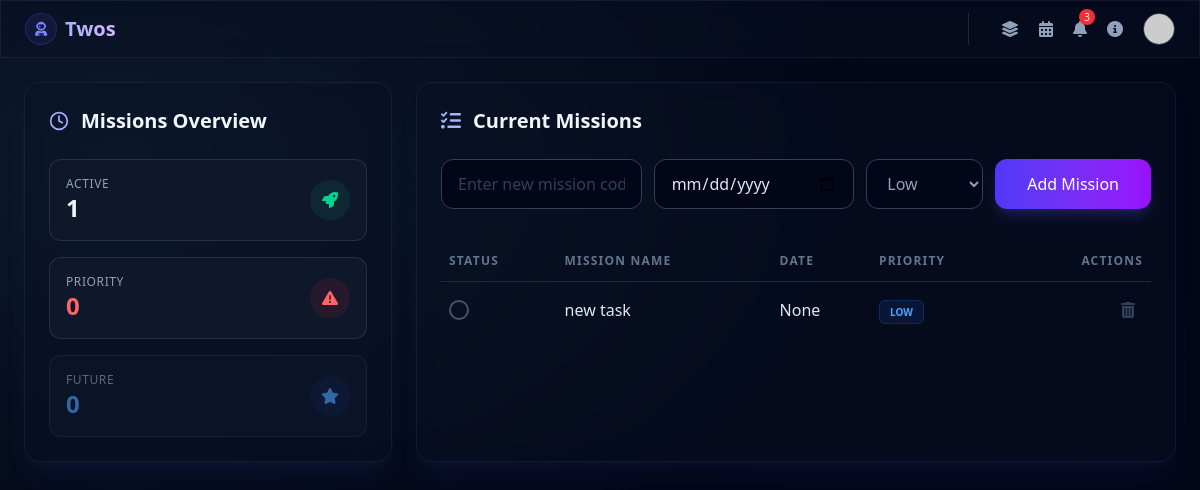
/, run on an earlier commit of the app's database.
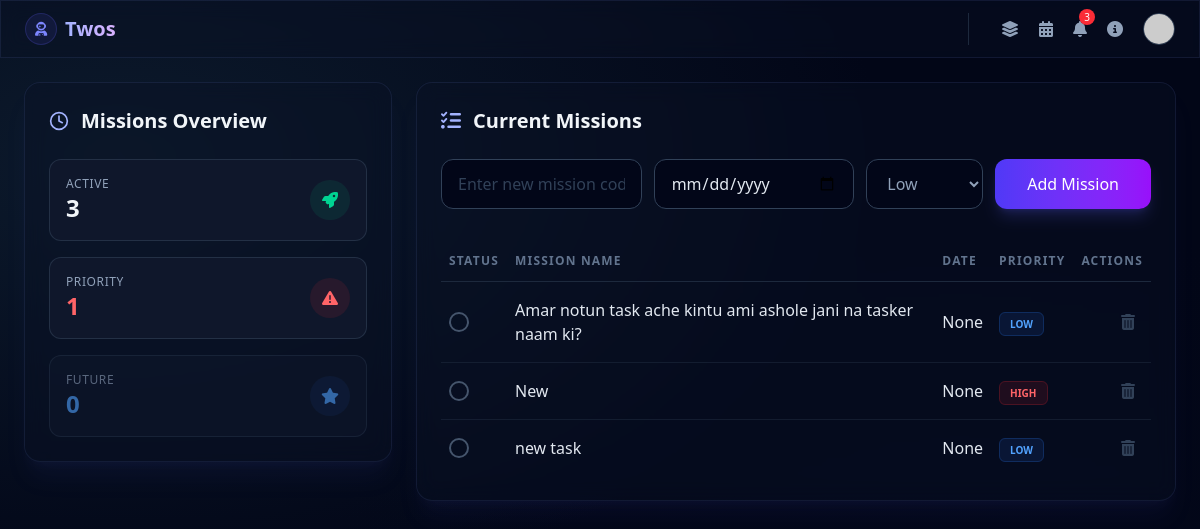
And on a later commit of the database.
### home/models.py (models this page shows, shortened)
class Task(models.Model):
    PRIORITY_CHOICES = [
        ('Low', "Low"),
        ('Medium', "Medium"),
        ('High', "High")
    ]
    name = models.CharField(max_length=50)
    priority = models.CharField(max_length=20, choices=PRIORITY_CHOICES, default="Low")
    is_completed = models.BooleanField(default=False)
    created_at = models.DateTimeField(auto_now_add=True)
    due_date = models.DateField(null=True, blank=True)

### home/views.py (the view)
# urls.py: path('', views.index, name='index'),
def index(request):
    today = timezone.now().date()
    tasks = Task.objects.order_by("-created_at")
    completed_tasks = tasks.filter(is_completed=False)
    total_completed_tasks = completed_tasks.count();
    high_priority_tasks = tasks.filter(priority="High")
    total_priority_tasks = high_priority_tasks.count()
    future_tasks = tasks.filter(due_date__gt=today)
    total_future_tasks = future_tasks.count()
    data = {
        'tasks':tasks,
        'completed_tasks':completed_tasks,
        'total_completed_tasks' : total_completed_tasks,
        'high_priority_tasks': high_priority_tasks,
        'total_priority_tasks' : total_priority_tasks,
        'future_tasks':future_tasks,
        'total_future_tasks' : total_future_tasks,
    }
    return render(request, 'index.html', data)

### templates/index.html (shortened to what the changed rows need)
{% extends 'base.html' %} {% block title %}Dashboard | Twos{% endblock %}
{% block content %}
<div class="grid grid-cols-1 lg:grid-cols-12 gap-6">
  <div class="lg:col-span-4 space-y-6">
    <div class="cosmic-panel rounded-2xl p-6 shadow-xl shadow-indigo-500/5">
      <h2 class="text-xl font-semibold mb-6 flex items-center gap-3">
        <span class="text-indigo-300">
          <svg class="w-5 h-5" fill="none" stroke="currentColor" viewBox="0 0 24 24">
            <path stroke-linecap="round" stroke-linejoin="round" stroke-width="2"
              d="M12 2a10 10 0 110 20 10 10 0 010-20zM12 6v6l4 2"></path>
          </svg>
        </span>
        Missions Overview
      </h2>
      <div class="grid grid-cols-1 sm:grid-cols-3 lg:grid-cols-1 gap-4">
        <div class="flex items-center justify-between p-4 bg-slate-900 rounded-xl border border-slate-700/60">
          <div>
            <p class="text-slate-400 text-xs uppercase tracking-wider">
              Active
            </p>
            <p class="text-2xl font-bold">{{total_completed_tasks}}</p>
          </div>
        </div>
        <div class="flex items-center justify-between p-4 bg-slate-900 rounded-xl border border-slate-700/60">
          <div>
            <p class="text-slate-400 text-xs uppercase tracking-wider">
              Priority
            </p>
            <p class="text-2xl font-bold text-red-400">
              {{total_priority_tasks}}
            </p>
          </div>
        </div>
      </div>
    </div>
  </div>
  <div class="lg:col-span-8">
    <div class="cosmic-panel rounded-2xl p-4 sm:p-6 shadow-xl shadow-indigo-500/5 h-full">
      <h2 class="text-xl font-semibold mb-6 flex items-center gap-3">
        <span class="text-indigo-300">
          <i class="fa-solid fa-list-check"></i>
        </span>
        Current Missions
      </h2>
      <div class="overflow-x-auto custom-scrollbar">
        <table class="w-full text-left min-w-[550px]">
          <thead class="border-b border-slate-800 text-slate-500 text-xs uppercase tracking-widest">
            <tr>
              <th class="py-3 px-2">Status</th>
              <th class="py-3 px-2">Mission Name</th>
              <th class="py-3 px-2">Date</th>
              <th class="py-3 px-2">Priority</th>
              <th class="py-3 px-2 text-right">Actions</th>
            </tr>
          </thead>
          <tbody id="taskList" class="divide-y divide-slate-800/60">
            {% for task in tasks %}
            <tr class="group {% if task.is_completed %}opacity-40{% endif %} transition hover:bg-slate-900/40">
              <td class="py-4 px-2">
                <a href="{% url 'toggle_task' task.id %}"
                  class="w-5 h-5 rounded-full border-2 flex items-center justify-center transition {% if task.is_completed %}border-teal-500 bg-teal-500{% else %}border-slate-600 hover:border-teal-400{% endif %}">
                </a>
              </td>
              <td class="py-4 px-2">
                <span
                  class="{% if task.is_completed %}line-through text-slate-600{% else %}text-slate-200{% endif %} font-medium">
                  {{ task.name }}
                </span>
              </td>
              <td class="py-4 px-2">
                <span
                  class="{% if task.is_completed %}line-through text-slate-600{% else %}text-slate-200{% endif %} font-medium">
                  {{ task.due_date }}
                </span>
              </td>
              <td class="py-4 px-2">
                <span
                  class="text-[10px] font-bold px-2.5 py-1 rounded-md border uppercase {% if task.priority == 'High' %}text-red-400 bg-red-500/10 border-red-500/20 {% elif task.priority == 'Medium' %}text-yellow-400 bg-yellow-500/10 border-yellow-500/20 {% else %}text-blue-400 bg-blue-500/10 border-blue-500/20{% endif %}">
                  {{ task.priority }}
                </span>
              </td>
              <td class="py-4 px-2 text-right">
                <a href="{% url 'delete_task' task.id%}">
                  <span class="text-slate-700 cursor-not-allowed p-2">
                    <i class="fa-solid fa-trash-can"></i>
                  </span>
                </a>
              </td>
            </tr>
            {% empty %}
            <tr>
              <td colspan="4" class="text-center text-slate-600 py-12">
                No missions found in the galaxy.
              </td>
            </tr>
            {% endfor %}
          </tbody>
        </table>
      </div>
    </div>
  </div>
</div>
{% endblock %}

What changed in the data, as far as the page shows it:
added Task: is_completed False (drawn), name "Amar notun task ache kintu ami ashole jani na tasker naam ki?", due_date "None", priority "LOW"
added Task: is_completed False (drawn), name "New", due_date "None", priority "HIGH"
Also different on the page:
{{ total_completed_tasks }}: "1" → "3"
{{ total_priority_tasks }}: "0" → "1"
